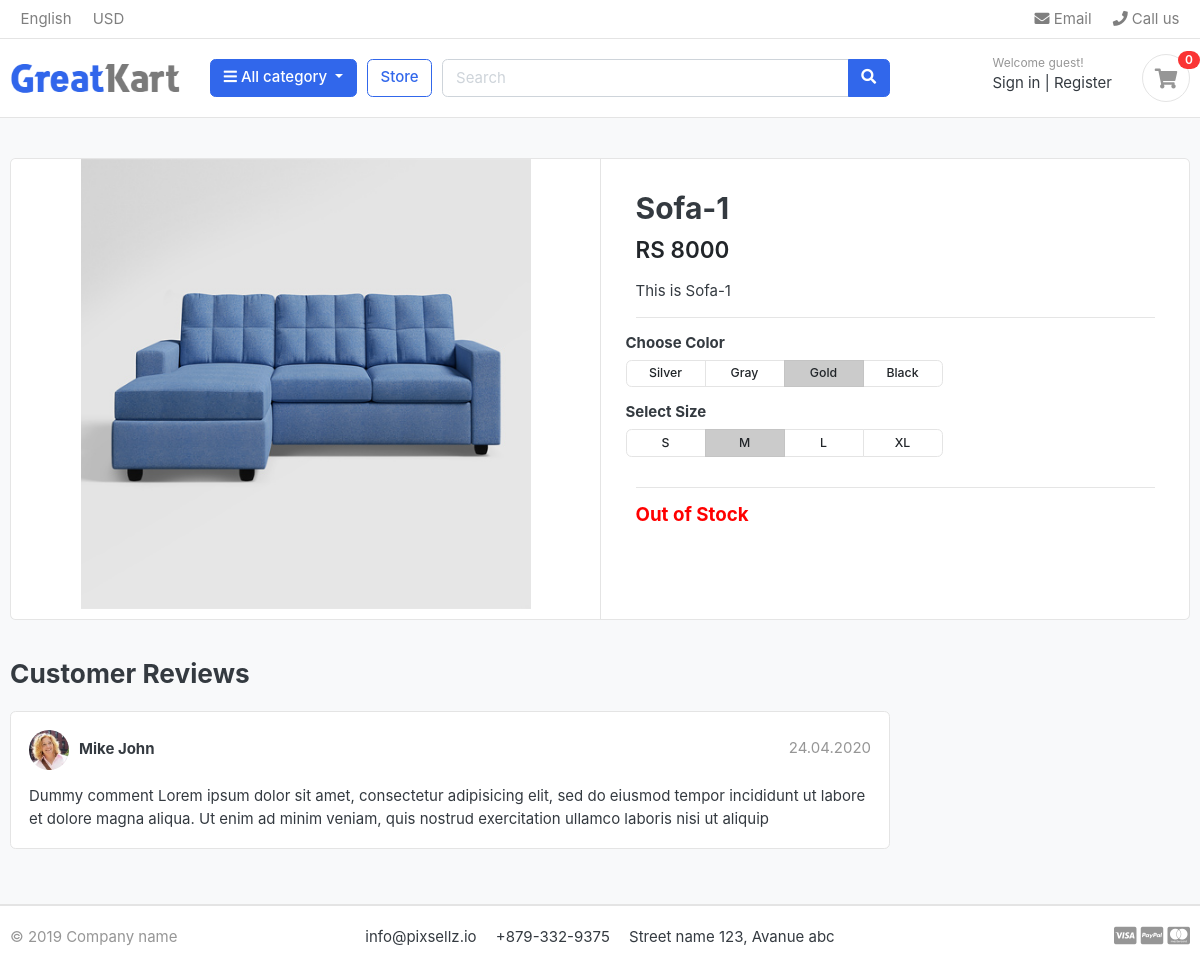
The page /store/category/sofa/sofa-1/ on the database as committed earlier.
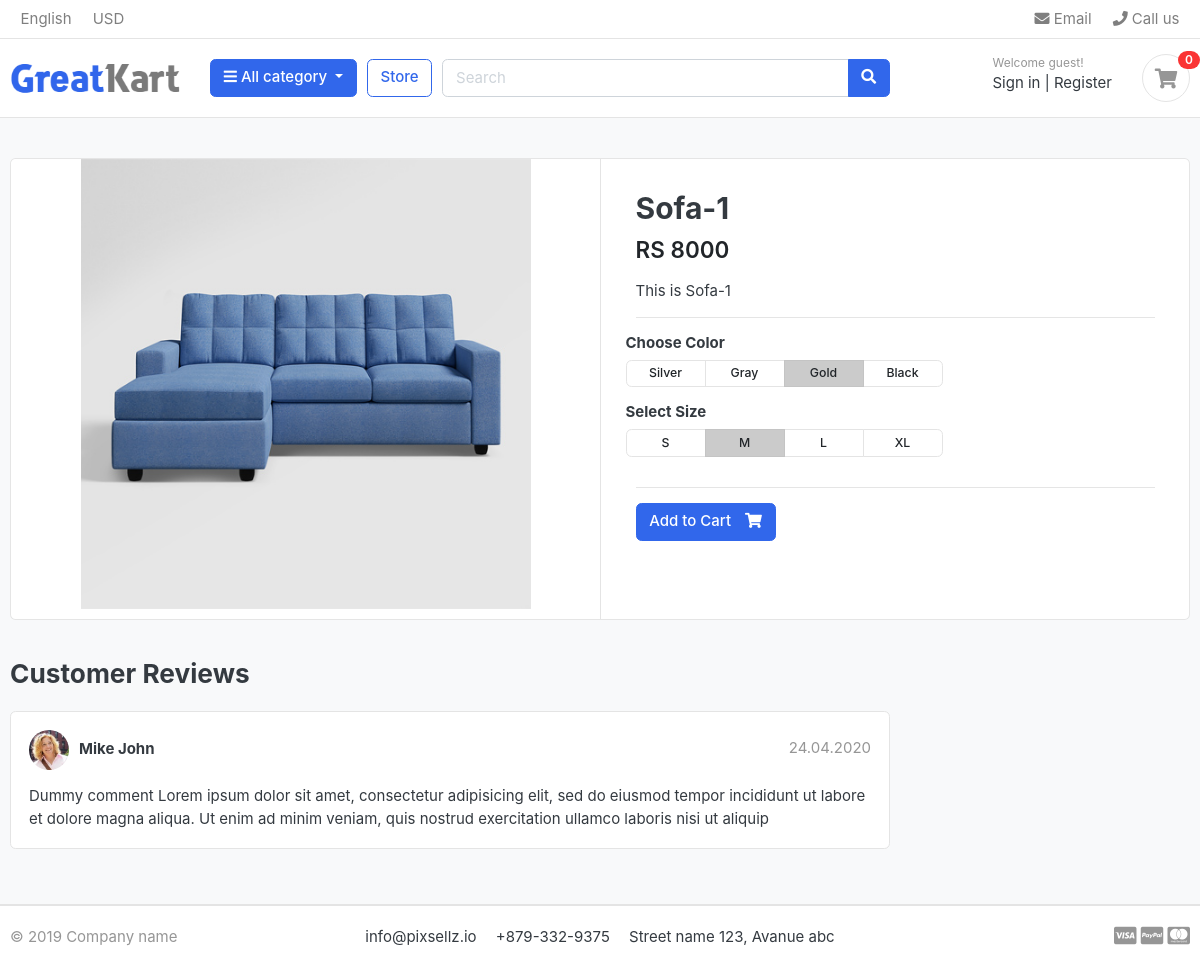
The same page on the database as committed later.
### store/models.py (models this page shows, shortened)
class Product(models.Model):
    product_name=models.CharField(max_length=200,unique=True)
    slug=models.SlugField(max_length=200,unique=True)
    description=models.TextField(max_length=500,blank=True)
    price=models.IntegerField()
    images=models.ImageField(upload_to='photos/products')
    stock=models.IntegerField()
    is_available=models.BooleanField(default=True)
    category = models.ForeignKey(Category, on_delete=models.CASCADE)
    created_date=models.DateTimeField(auto_now_add=True)
    modified_date=models.DateField(auto_now=True)

### store/views.py (the view)
# urls.py: path('category/<slug:category_slug>/<slug:product_slug>/',views.product_detail,name='product_detail'),
def product_detail(request,category_slug,product_slug):
    try:
        single_product=Product.objects.get(category__slug=category_slug, slug=product_slug)
        in_cart=CartItem.objects.filter(cart__cart_id=_cart_id(request),product=single_product).exists()
    except Exception as e:
        raise e
    context={
        'single_product':single_product,
        'in_cart':in_cart,
    }
    return render(request,'store/product_detail.html',context)

### carts/context_processors.py (called while the page is built)
def counter(request):
    cart_count=0
    if 'admin' in request.path:
        return{}
    else:
        try:
            cart=Cart.objects.filter(cart_id=_cart_id(request))
            cart_items=CartItem.objects.all().filter(cart=cart[:1])
            for cart_item in cart_items:
                cart_count += cart_item.quantity
        except Cart.DoesNotExist:
            cart.count=0
    return dict(cart_count=cart_count)

### carts/views.py (called while the page is built)
def _cart_id(request):
    cart=request.session.session_key
    if not cart:
        cart=request.session.create()
    return cart

### category/context_processors.py (called while the page is built)
def menu_links(request):
    links=Category.objects.all()
    return dict(links=links)

### category/models.py (called while the page is built)
    def get_url(self):
        return reverse('products_by_category',args=[self.slug])

### templates/store/product_detail.html
{% extends "base.html" %}
{% block content %}
<section class="section-content padding-y bg">
    <div class="container">
    <div class="card">
        <div class="row no-gutters">
            <aside class="col-md-6">
    <article class="gallery-wrap">
        <div class="img-big-wrap">
           <a href="#"><img src="{{single_product.images.url}}"></a>
        </div>
    </article>
            </aside>
            <main class="col-md-6 border-left">
    <article class="content-body">
    <h2 class="title">{{single_product.product_name}}</h2>
    <div class="mb-3">
        <var class="price h4">RS {{single_product.price}}</var>
    </div>
    <p>{{single_product.description}}</p>
    <hr>
        <div class="row">
            <div class="item-option-select">
                <h6>Choose Color</h6>
                <div class="btn-group btn-group-sm btn-group-toggle" data-toggle="buttons">
                  <label class="btn btn-light">
                    <input type="radio" name="radio_color"> Silver
                  </label>
                  <label class="btn btn-light">
                    <input type="radio" name="radio_color" > Gray
                  </label>
                  <label class="btn btn-light active">
                    <input type="radio" name="radio_color checked"> Gold
                  </label>
                  <label class="btn btn-light">
                    <input type="radio" name="radio_color"> Black
                  </label>
                </div>
            </div>
        </div>
        <div class="row">
            <div class="item-option-select">
                <h6>Select Size</h6>
                <div class="btn-group btn-group-sm btn-group-toggle" data-toggle="buttons">
                  <label class="btn btn-light">
                    <input type="radio" name="radio_color"> S
                  </label>
                  <label class="btn btn-light active">
                    <input type="radio" name="radio_color" checked> M
                  </label>
                  <label class="btn btn-light">
                    <input type="radio" name="radio_color"> L
                  </label>
                  <label class="btn btn-light">
                    <input type="radio" name="radio_color"> XL
                  </label>
                </div>
            </div>
        </div>
        <hr>
        {% if single_product.stock <= 0 %}
          <h5 style="color:red">Out of Stock</h5>
        {% else %}
          {% if in_cart %}
            <a href="#" class="btn  btn-success"> <span class="text">Added to Cart</span> <i class="fas fa-check"></i> </a>
            <a href="{% url 'cart' %}" class="btn  btn-primary"> <span class="text">View Cart</span> <i class="fas fa-eye"></i></a>
          {% else %}
          <a href="{% url 'add_cart' single_product.id %}" class="btn  btn-primary"> <span class="text">Add to Cart</span> <i class="fas fa-shopping-cart"></i></a>
          {% endif %}
        {% endif %}
    </article>
            </main>
        </div>
    </div>
    <br>
    <div class="row">
                <div class="col-md-9">
        <header class="section-heading">
            <h3>Customer Reviews </h3>
        </header>
        <article class="box mb-3">
            <div class="icontext w-100">
                <img src="./images/avatars/avatar1.jpg" class="img-xs icon rounded-circle">
                <div class="text">
                    <span class="date text-muted float-md-right">24.04.2020 </span>
                    <h6 class="mb-1">Mike John </h6>
                </div>
            </div>
            <div class="mt-3">
                <p>
                    Dummy comment Lorem ipsum dolor sit amet, consectetur adipisicing elit, sed do eiusmod
                    tempor incididunt ut labore et dolore magna aliqua. Ut enim ad minim veniam,
                    quis nostrud exercitation ullamco laboris nisi ut aliquip
                </p>
            </div>
        </article>
        </div>
    </div>
    </div>
    </section>
{% endblock  %}

### templates/base.html (shortened to what this page needs)
{% load static %}
<!DOCTYPE HTML>
<html lang="en">
<head>
<link href="{% static "css/bootstrap.css" %}" rel="stylesheet" type="text/css"/>
<link href="{% static "fonts/fontawesome/css/all.min.css" %}" type="text/css" rel="stylesheet">
<link href="{% static "css/ui.css" %}" rel="stylesheet" type="text/css"/>
<link href="{% static "css/responsive.css" %}" rel="stylesheet" media="only screen and (max-width: 1200px)" />
</head>
<body>
{% include "includes/navbar.html" %}
{% block content %}
{% endblock  %}
{% include "includes/footer.html" %}

### templates/includes/navbar.html (shortened to what this page needs)
{% load static %}
<header class="section-header">
    <nav class="navbar p-md-0 navbar-expand-sm navbar-light border-bottom">
    <div class="container">
      <div class="collapse navbar-collapse" id="navbarTop4">
        <ul class="navbar-nav mr-auto">
            <li class="nav-item dropdown">
                 <a href="#" class="nav-link">   English </a>
            </li>
            <li class="nav-item dropdown">
                <a href="#" class="nav-link"> USD </a>
            </li>
        </ul>
        <ul class="navbar-nav">
            <li><a href="#" class="nav-link"> <i class="fa fa-envelope"></i> Email </a></li>
            <li><a href="#" class="nav-link"> <i class="fa fa-phone"></i> Call us </a></li>
        </ul>
      </div>
    </div>
    </nav>
    <section class="header-main border-bottom">
        <div class="container">
    <div class="row align-items-center">
        <div class="col-lg-2 col-md-3 col-6">
            <a href="{% url 'home' %}" class="brand-wrap">
                <img class="logo" src="{% static "./images/logo.png" %}">
            </a>
        </div>
        <div class="col-lg col-sm col-md col-6 flex-grow-0">
            <div class="category-wrap dropdown d-inline-block float-right">
                <button type="button" class="btn btn-primary dropdown-toggle" data-toggle="dropdown">
                    <i class="fa fa-bars"></i> All category
                </button>
            </div>
        </div>
        <a href="{% url 'store' %}" class="btn btn-outline-primary">Store</a>
        <div class="col-lg  col-md-6 col-sm-12 col">
            <form action="{% url 'search' %}" class="search" method="GET">
                <div class="input-group w-100">
                    <input type="text" class="form-control" style="width:60%;" placeholder="Search" name="keyword">
                    <div class="input-group-append">
                      <button class="btn btn-primary" type="submit">
                        <i class="fa fa-search"></i>
                      </button>
                    </div>
                </div>
            </form>
        </div>
        <div class="col-lg-3 col-sm-6 col-8 order-2 order-lg-3">
                    <div class="d-flex justify-content-end mb-3 mb-lg-0">
                        <div class="widget-header">
                            <small class="title text-muted">Welcome guest!</small>
                            <div>
                                <a href="./signin.html">Sign in</a> <span class="dark-transp"> | </span>
                                <a href="./register.html"> Register</a>
                            </div>
                        </div>
                        <a href="./cart.html" class="widget-header pl-3 ml-3">
                            <div class="icon icon-sm rounded-circle border"><i class="fa fa-shopping-cart"></i></div>
                            <span class="badge badge-pill badge-danger notify">{{cart_count}}</span>
                        </a>
                    </div>
                </div>
    </div>
        </div>
    </section>

### templates/includes/footer.html
{% load static %}
<footer class="section-footer border-top">
	<div class="container">
		<section class="footer-bottom border-top row">
			<div class="col-md-2">
				<p class="text-muted"> &copy 2019 Company name </p>
			</div>
			<div class="col-md-8 text-md-center">
				<span  class="px-2">info@pixsellz.io</span>
				<span  class="px-2">+879-332-9375</span>
				<span  class="px-2">Street name 123, Avanue abc</span>
			</div>
			<div class="col-md-2 text-md-right text-muted">
				<i class="fab fa-lg fa-cc-visa"></i>
				<i class="fab fa-lg fa-cc-paypal"></i>
				<i class="fab fa-lg fa-cc-mastercard"></i>
			</div>
		</section>
	</div>
</footer>

### Project1/static/css/ui.css (style rules this page uses)
html { font-family: "Inter", sans-serif; font-size: 15px; }
.content-body { flex: 1 1 auto; padding: 2rem 2.3rem; }
.icon-xs, .icon-sm, .icon-md, .icon-lg { display: inline-block; text-align: center; flex-shrink: 0; flex-grow: 0; }
.icon-sm { width: 48px; height: 48px; line-height: 48px !important; font-size: 20px; }
.img-xs, .img-sm, .img-md, .img-lg { -o-object-fit: cover; object-fit: cover; flex-shrink: 0; flex-grow: 0; }
.img-xs { width: 40px; height: 40px; }
.padding-y { padding-top: 40px; padding-bottom: 40px; }
var { font-style: normal; }
article:after, .form-group:after { display: block; clear: both; content: ""; }
.bg { background-color: #f8f9fa; }
.section-heading { margin-bottom: 20px; margin-top: 15px; }
p:last-child { margin-bottom: 0; }
.header-main { position: relative; padding-top: 1rem; padding-bottom: 1rem; }
.brand-wrap .logo, .navbar-brand .logo { margin-right: 7px; max-height: 42px; display: inline-block; }
.widget-header { display: inline-block; vertical-align: middle; position: relative; }
.widget-header a { color: #343a40; }
.widget-header i { color: #969696; }
.widget-header .title { display: block; }
.widget-header .notify { position: absolute; top: -3px; right: -10px; }
.footer-bottom { padding-top: 20px; padding-bottom: 20px; }
.btn-light { background-color: #fff; border-color: #e4e4e4; }
.btn .text + i { margin-left: 10px; }
.icontext { display: inline-flex; align-items: center; vertical-align: middle; }
.icontext .text { width: 100%; line-height: 1.2; }
.icontext .icon { position: relative; margin-right: 10px; flex-shrink: 0; flex-grow: 0; }
.notify { position: absolute; top: -4px; right: -10px; display: inline-block; padding: 0.25em 0.6em; font-size: 12px; line-height: 1; text-align: center; border-radius: 3rem; color: #fff; background-color: #fa3434; }
.price { font-weight: 600; color: #212529; }
.box { padding: 18px; background: #fff; border-radius: 0.37rem; border: 1px solid #e4e4e4; }
.box img { max-width: 100%; }
.gallery-wrap .img-big-wrap { margin-bottom: 10px; border-radius: 0.37rem; overflow: hidden; background-color: #fff; }
.gallery-wrap .img-big-wrap a { text-align: center; display: block; }
.gallery-wrap .img-big-wrap img { height: 450px; width: auto; display: inline-block; }
.item-option-select { margin-bottom: 1rem; display: inline-block; margin-right: 15px; }
.item-option-select .btn { min-width: 80px; }

Rows that differ between the two databases and show on the page:
changed Product "Sofa-1": stock 0 → 3 (drawn)
Other text that changed with them:
text no longer shown: "Out of Stock"
text now shown: "Add to Cart"
